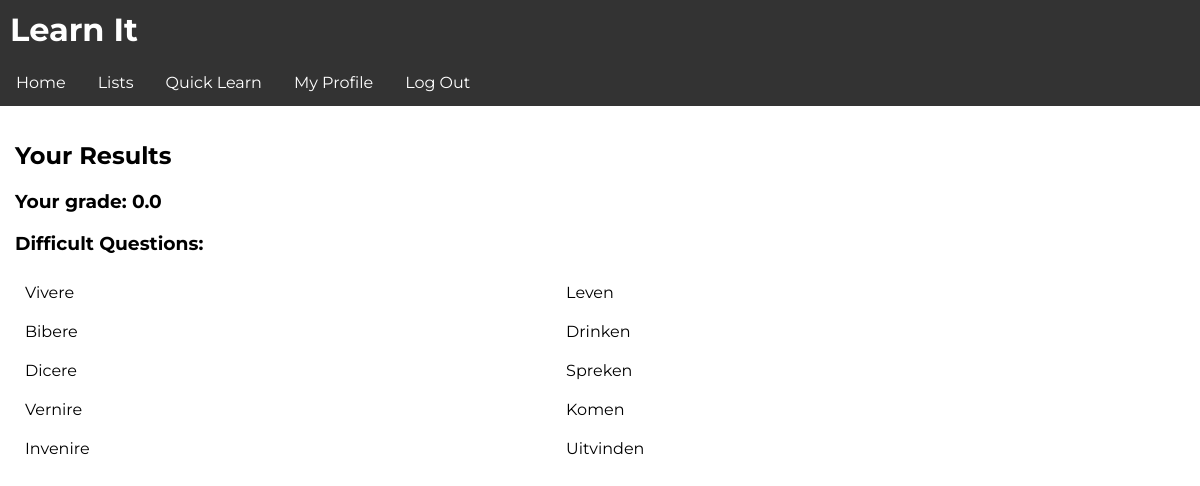
Screenshot of /app/result/11 (signed in) with the database file from the repository.
### learnit/models.py (models this page shows, shortened)
class TestResults(models.Model):
    grade = models.FloatField()
    correct_answers = models.IntegerField(default=0)
    wrong_answers = models.IntegerField(default=0)
    initial_question_amount = models.IntegerField(default=0)
    total_question_amount = models.IntegerField(default=0)
    difficult_questions_amount = models.IntegerField(default=0)
    user = models.ForeignKey(to=User, on_delete=models.CASCADE)
    datetime = models.DateTimeField(auto_now=True)
    difficult_questions = models.ManyToManyField(to=Question)
    start_time = models.TimeField(default=timezone.now)
    end_time = models.TimeField(default=timezone.now)

class Question(models.Model):
    question = models.CharField(max_length=500)
    answer = models.CharField(max_length=500)

### learnit/views.py (the view)
# urls.py: path('app/result/<int:result_id>', views.results, name='results_page'),
def results(request, result_id):
    if not request.user.is_authenticated:
        return redirect('/login')
    return render(request, 'app/result.html', generate_context(request, {
        'result': TestResults.objects.get(pk=result_id)
    }))

### learnit/views.py (called while the page is built)
def generate_context(request, context):
    if request.user.is_authenticated:
        settings = Settings.objects.get(user=request.user)
        context['settings_theme'] = settings.interface_theme
        context['settings_lang'] = settings.interface_language
    return context

### templates/app/result.html (shortened to what this page needs)
{% extends 'base.html' %}
{% block content %}
    {% if settings_lang == 0 %}
            <h2>Your Results</h2>
    <h3>Your grade: {{ result.grade }}</h3>
    {% if result.difficult_questions.all %}
    <h3>Difficult Questions:</h3>
    <table>
    {% for question in result.difficult_questions.all %}
    <tr>
    <td>{{ question.question }}</td>
    <td>{{ question.answer }}</td>
</tr>
{% endfor %}
{% endif %}
</table>
{% endif %}
{% endblock %}

### learnit/static/css/style_light.css (style rules this page uses)
html, body { margin: 0; padding: 0; }
* { font-family: 'Montserrat', sans-serif; }
table { width: 100%; vertical-align: top; text-align: left; border-spacing: 0; border-collapse: collapse; }
td { width: auto; }
td { margin: 0; padding: 10px; }
h2 { font-weight: bold; }

### rows the page displays
TestResults: grade "0.0"
Question: question "Vivere", answer "Leven"
Question: question "Bibere", answer "Drinken"
Question: question "Dicere", answer "Spreken"
Question: question "Vernire", answer "Komen"
Question: question "Invenire", answer "Uitvinden"
